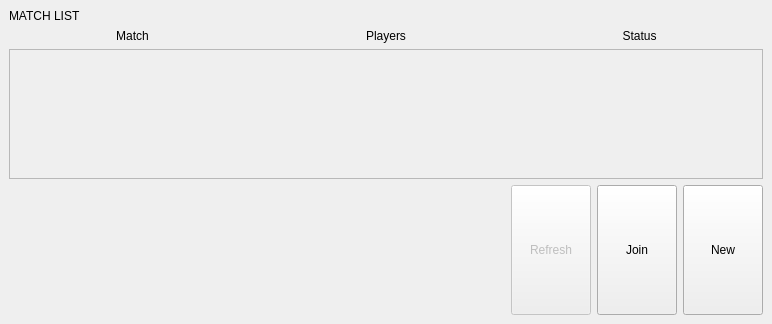
<?xml version="1.0" encoding="UTF-8"?>
<ui version="4.0">
 <class>MainWindow</class>
 <widget class="QMainWindow" name="MainWindow">
  <property name="geometry">
   <rect>
    <x>0</x>
    <y>0</y>
    <width>772</width>
    <height>324</height>
   </rect>
  </property>
  <property name="windowTitle">
   <string>MainWindow</string>
  </property>
  <widget class="QWidget" name="centralwidget">
   <layout class="QVBoxLayout" name="verticalLayout_2">
    <item>
     <widget class="QLabel" name="Title">
      <property name="text">
       <string>MATCH LIST</string>
      </property>
     </widget>
    </item>
    <item>
     <layout class="QHBoxLayout" name="infolayout">
      <item>
       <widget class="QLabel" name="label_2">
        <property name="text">
         <string>Match</string>
        </property>
        <property name="alignment">
         <set>Qt::AlignCenter</set>
        </property>
       </widget>
      </item>
      <item>
       <widget class="QLabel" name="label_3">
        <property name="text">
         <string>Players</string>
        </property>
        <property name="alignment">
         <set>Qt::AlignCenter</set>
        </property>
       </widget>
      </item>
      <item>
       <widget class="QLabel" name="label">
        <property name="text">
         <string>Status</string>
        </property>
        <property name="alignment">
         <set>Qt::AlignCenter</set>
        </property>
       </widget>
      </item>
     </layout>
    </item>
    <item>
     <widget class="QScrollArea" name="scrollArea">
      <property name="widgetResizable">
       <bool>true</bool>
      </property>
      <widget class="QWidget" name="scrollAreaWidgetContents">
       <property name="geometry">
        <rect>
         <x>0</x>
         <y>0</y>
         <width>752</width>
         <height>124</height>
        </rect>
       </property>
       <layout class="QVBoxLayout" name="verticalLayout_3">
        <item>
         <layout class="QVBoxLayout" name="matchesLayout"/>
        </item>
       </layout>
      </widget>
     </widget>
    </item>
    <item>
     <layout class="QHBoxLayout" name="horizontalLayout">
      <item>
       <spacer name="horizontalSpacer">
        <property name="orientation">
         <enum>Qt::Horizontal</enum>
        </property>
        <property name="sizeHint" stdset="0">
         <size>
          <width>40</width>
          <height>20</height>
         </size>
        </property>
       </spacer>
      </item>
      <item>
       <widget class="QPushButton" name="RefreshButton">
        <property name="enabled">
         <bool>false</bool>
        </property>
        <property name="sizePolicy">
         <sizepolicy hsizetype="Minimum" vsizetype="Expanding">
          <horstretch>0</horstretch>
          <verstretch>0</verstretch>
         </sizepolicy>
        </property>
        <property name="text">
         <string>Refresh</string>
        </property>
       </widget>
      </item>
      <item>
       <widget class="QPushButton" name="JoinButton">
        <property name="sizePolicy">
         <sizepolicy hsizetype="Minimum" vsizetype="Expanding">
          <horstretch>0</horstretch>
          <verstretch>0</verstretch>
         </sizepolicy>
        </property>
        <property name="text">
         <string>Join</string>
        </property>
       </widget>
      </item>
      <item>
       <widget class="QPushButton" name="NewButton">
        <property name="sizePolicy">
         <sizepolicy hsizetype="Minimum" vsizetype="Expanding">
          <horstretch>0</horstretch>
          <verstretch>0</verstretch>
         </sizepolicy>
        </property>
        <property name="text">
         <string>New</string>
        </property>
       </widget>
      </item>
     </layout>
    </item>
   </layout>
  </widget>
 </widget>
 <resources/>
 <connections/>
</ui>
